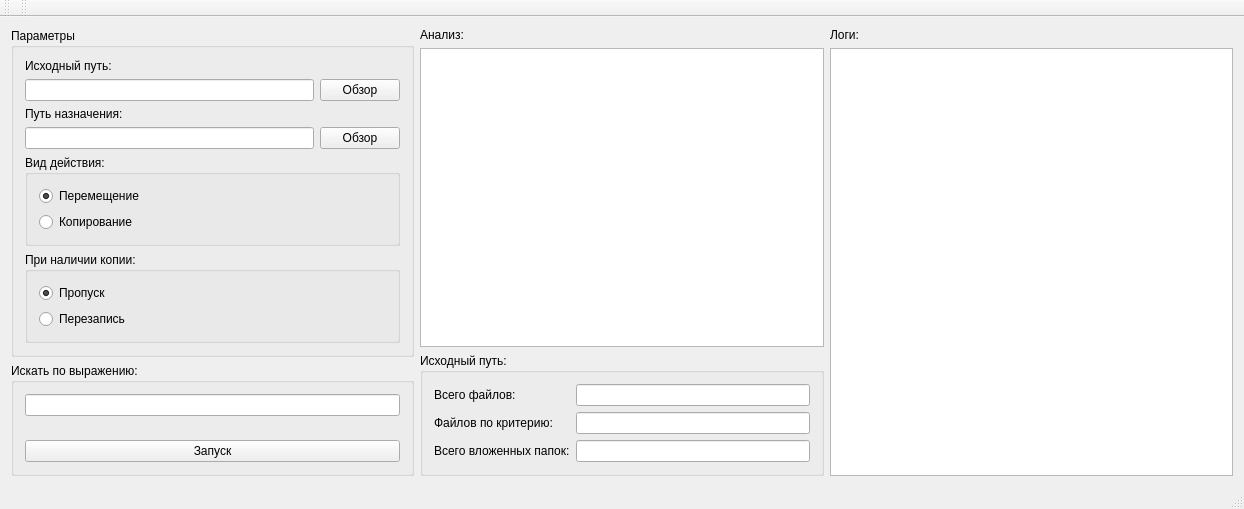
<?xml version="1.0" encoding="UTF-8"?>
<ui version="4.0">
 <class>CMoveClass</class>
 <widget class="QMainWindow" name="CMoveClass">
  <property name="geometry">
   <rect>
    <x>0</x>
    <y>0</y>
    <width>1244</width>
    <height>509</height>
   </rect>
  </property>
  <property name="windowTitle">
   <string>CMove</string>
  </property>
  <widget class="QWidget" name="centralWidget">
   <layout class="QHBoxLayout" name="horizontalLayout_3">
    <item>
     <layout class="QVBoxLayout" name="verticalLayout_5">
      <item>
       <widget class="QGroupBox" name="groupBox">
        <property name="minimumSize">
         <size>
          <width>350</width>
          <height>0</height>
         </size>
        </property>
        <property name="title">
         <string>Параметры</string>
        </property>
        <layout class="QVBoxLayout" name="verticalLayout">
         <property name="sizeConstraint">
          <enum>QLayout::SetDefaultConstraint</enum>
         </property>
         <item>
          <widget class="QLabel" name="label">
           <property name="sizePolicy">
            <sizepolicy hsizetype="Minimum" vsizetype="Minimum">
             <horstretch>0</horstretch>
             <verstretch>0</verstretch>
            </sizepolicy>
           </property>
           <property name="text">
            <string>Исходный путь:</string>
           </property>
          </widget>
         </item>
         <item>
          <layout class="QHBoxLayout" name="horizontalLayout_2">
           <item>
            <widget class="QLineEdit" name="SourcePathLineEdit"/>
           </item>
           <item>
            <widget class="QPushButton" name="SelectSourcePathButton">
             <property name="text">
              <string>Обзор</string>
             </property>
            </widget>
           </item>
          </layout>
         </item>
         <item>
          <widget class="QLabel" name="label_2">
           <property name="sizePolicy">
            <sizepolicy hsizetype="Minimum" vsizetype="Minimum">
             <horstretch>0</horstretch>
             <verstretch>0</verstretch>
            </sizepolicy>
           </property>
           <property name="text">
            <string>Путь назначения:</string>
           </property>
          </widget>
         </item>
         <item>
          <layout class="QHBoxLayout" name="horizontalLayout">
           <item>
            <widget class="QLineEdit" name="DestinationPathLineEdit"/>
           </item>
           <item>
            <widget class="QPushButton" name="SelectDestinationPathButton">
             <property name="text">
              <string>Обзор</string>
             </property>
            </widget>
           </item>
          </layout>
         </item>
         <item>
          <widget class="QGroupBox" name="groupBox_2">
           <property name="title">
            <string>Вид действия:</string>
           </property>
           <layout class="QVBoxLayout" name="verticalLayout_2">
            <item>
             <widget class="QRadioButton" name="MoveRadioButton">
              <property name="text">
               <string>Перемещение</string>
              </property>
              <property name="checked">
               <bool>true</bool>
              </property>
             </widget>
            </item>
            <item>
             <widget class="QRadioButton" name="CopyRadioButton">
              <property name="text">
               <string>Копирование</string>
              </property>
             </widget>
            </item>
           </layout>
          </widget>
         </item>
         <item>
          <widget class="QGroupBox" name="groupBox_3">
           <property name="title">
            <string>При наличии копии:</string>
           </property>
           <layout class="QVBoxLayout" name="verticalLayout_3">
            <item>
             <widget class="QRadioButton" name="SkipRadioButton">
              <property name="text">
               <string>Пропуск</string>
              </property>
              <property name="checked">
               <bool>true</bool>
              </property>
             </widget>
            </item>
            <item>
             <widget class="QRadioButton" name="ReplaceRadioButton">
              <property name="text">
               <string>Перезапись</string>
              </property>
             </widget>
            </item>
           </layout>
          </widget>
         </item>
        </layout>
       </widget>
      </item>
      <item>
       <widget class="QGroupBox" name="groupBox_5">
        <property name="title">
         <string>Искать по выражению:</string>
        </property>
        <layout class="QVBoxLayout" name="verticalLayout_6">
         <item>
          <widget class="QLineEdit" name="RegexLineEdit"/>
         </item>
         <item>
          <spacer name="verticalSpacer">
           <property name="orientation">
            <enum>Qt::Vertical</enum>
           </property>
           <property name="sizeHint" stdset="0">
            <size>
             <width>20</width>
             <height>40</height>
            </size>
           </property>
          </spacer>
         </item>
         <item>
          <widget class="QPushButton" name="StartButton">
           <property name="text">
            <string>Запуск</string>
           </property>
          </widget>
         </item>
        </layout>
       </widget>
      </item>
     </layout>
    </item>
    <item>
     <layout class="QVBoxLayout" name="verticalLayout_4">
      <item>
       <widget class="QLabel" name="label_7">
        <property name="text">
         <string>Анализ:</string>
        </property>
       </widget>
      </item>
      <item>
       <widget class="QTreeView" name="FilesTreeView">
        <property name="editTriggers">
         <set>QAbstractItemView::NoEditTriggers</set>
        </property>
       </widget>
      </item>
      <item>
       <widget class="QGroupBox" name="groupBox_4">
        <property name="minimumSize">
         <size>
          <width>0</width>
          <height>0</height>
         </size>
        </property>
        <property name="title">
         <string>Исходный путь:</string>
        </property>
        <layout class="QFormLayout" name="formLayout">
         <item row="0" column="0">
          <widget class="QLabel" name="label_6">
           <property name="text">
            <string>Всего файлов:</string>
           </property>
          </widget>
         </item>
         <item row="0" column="1">
          <widget class="QLineEdit" name="FilesTotalLineEdit"/>
         </item>
         <item row="1" column="0">
          <widget class="QLabel" name="label_3">
           <property name="text">
            <string>Файлов по критерию:</string>
           </property>
          </widget>
         </item>
         <item row="1" column="1">
          <widget class="QLineEdit" name="FilesByFilterLineEdit"/>
         </item>
         <item row="2" column="0">
          <widget class="QLabel" name="label_4">
           <property name="text">
            <string>Всего вложенных папок:</string>
           </property>
          </widget>
         </item>
         <item row="2" column="1">
          <widget class="QLineEdit" name="SubdirsLineEdit"/>
         </item>
        </layout>
       </widget>
      </item>
     </layout>
    </item>
    <item>
     <layout class="QVBoxLayout" name="verticalLayout_7">
      <item>
       <widget class="QLabel" name="label_5">
        <property name="text">
         <string>Логи:</string>
        </property>
       </widget>
      </item>
      <item>
       <widget class="QTextEdit" name="ActionLogTextEdit">
        <property name="readOnly">
         <bool>true</bool>
        </property>
       </widget>
      </item>
     </layout>
    </item>
   </layout>
  </widget>
  <widget class="QMenuBar" name="menuBar">
   <property name="geometry">
    <rect>
     <x>0</x>
     <y>0</y>
     <width>1244</width>
     <height>21</height>
    </rect>
   </property>
  </widget>
  <widget class="QToolBar" name="mainToolBar">
   <attribute name="toolBarArea">
    <enum>TopToolBarArea</enum>
   </attribute>
   <attribute name="toolBarBreak">
    <bool>false</bool>
   </attribute>
  </widget>
  <widget class="QStatusBar" name="statusBar"/>
  <widget class="QToolBar" name="toolBar">
   <property name="windowTitle">
    <string>toolBar</string>
   </property>
   <attribute name="toolBarArea">
    <enum>TopToolBarArea</enum>
   </attribute>
   <attribute name="toolBarBreak">
    <bool>false</bool>
   </attribute>
  </widget>
 </widget>
 <layoutdefault spacing="6" margin="11"/>
 <resources/>
 <connections/>
</ui>
